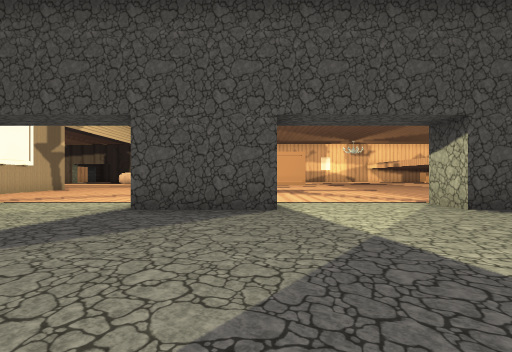
[1] (above)

24 first-person views from a walk through a 3-D level made in the Godot game engine. The camera is 1.3 m above the floor, looks level and sees 85° across. The floor is counted in squares, 2 m on a side. Each view is taken from the middle of a square. On the plan, view 1 faces up. The plan holds only what a view shows up to about 9 squares ahead; the rest is blank. The place goes on beyond the plan. Some surface patterns are stand-ins.

[2]
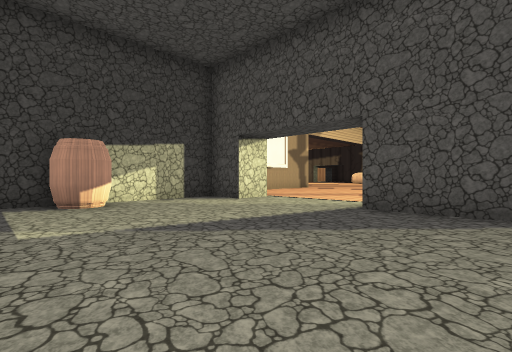

[3]
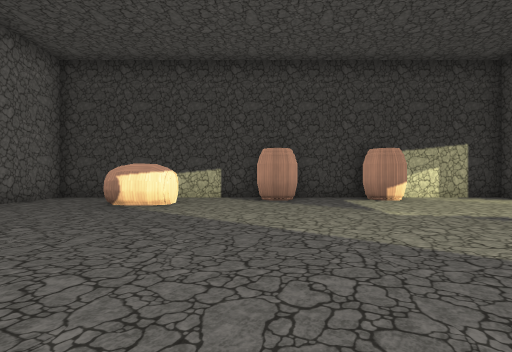

[4]
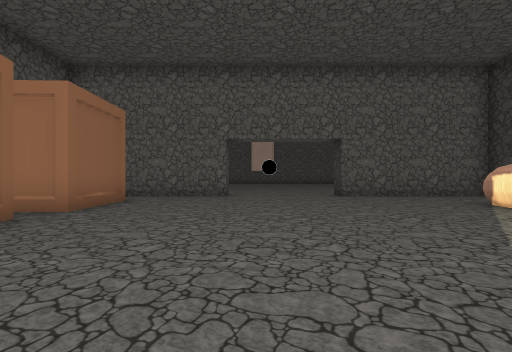

[5]
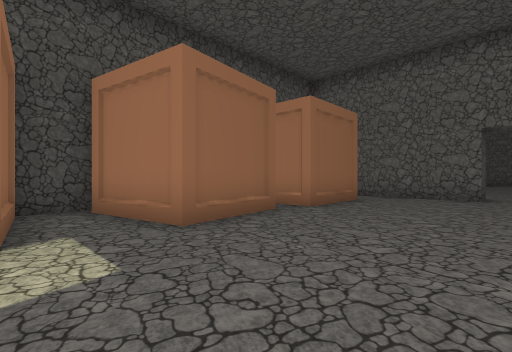

[6]
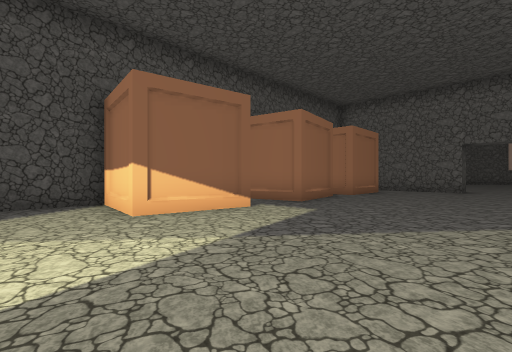

[7]
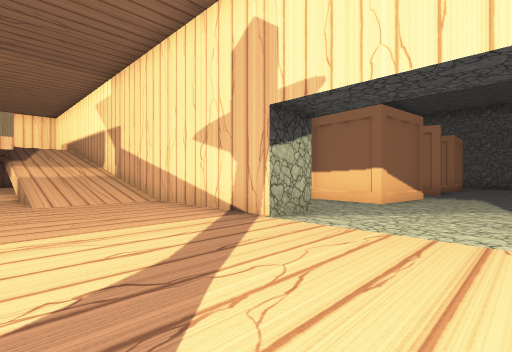

[8]
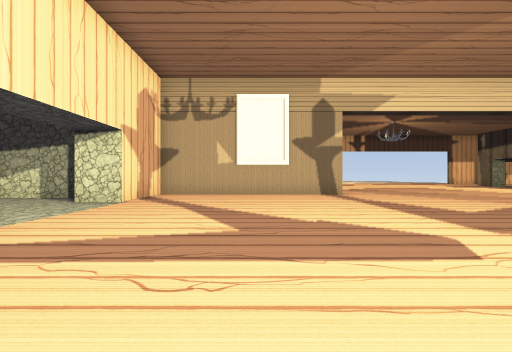

[9]
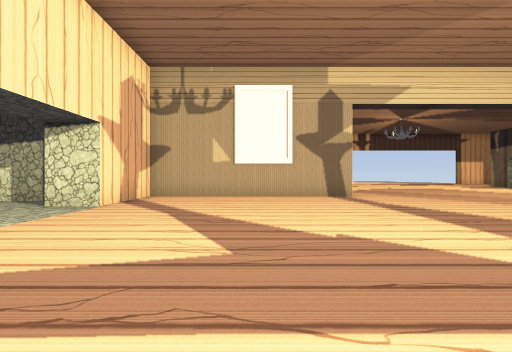

[10]
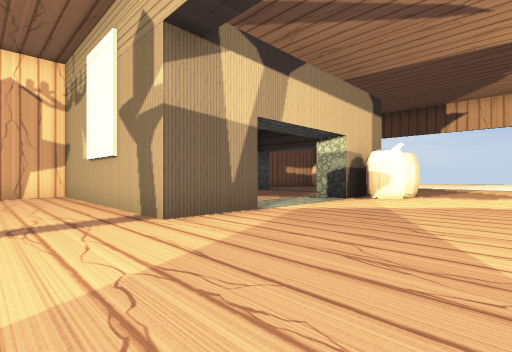

[11]
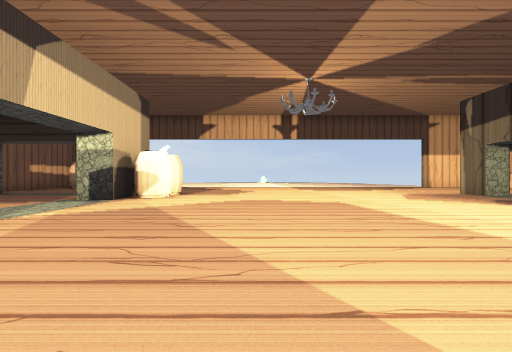

[12]
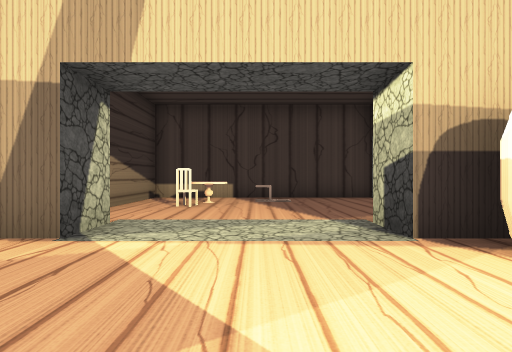

[13]
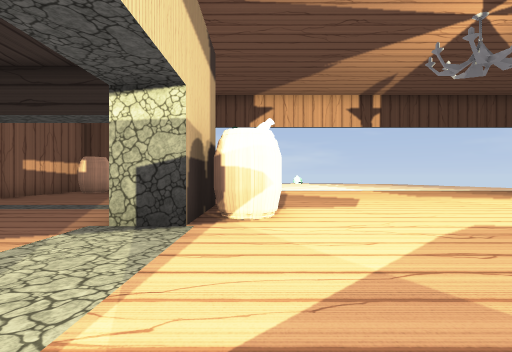

[14]
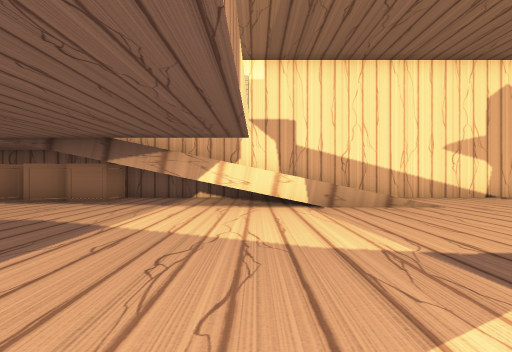

[15]
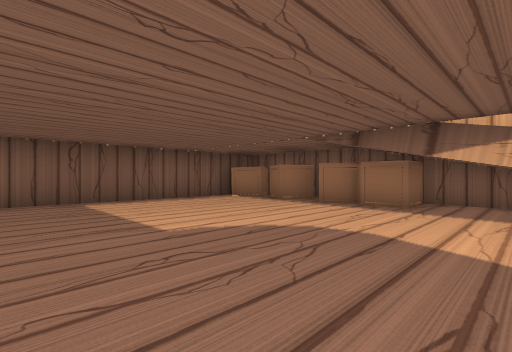

[16]
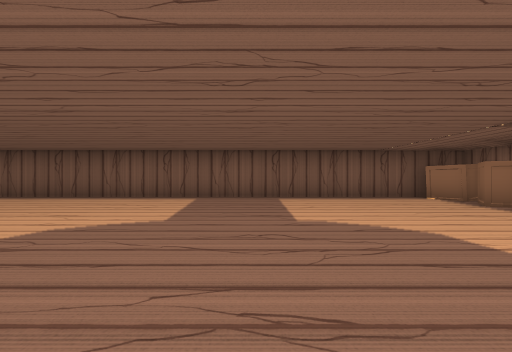

[17]
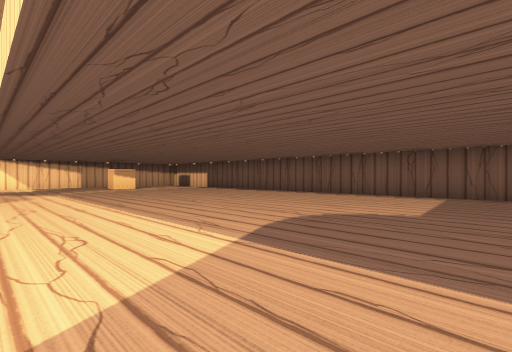

[18]
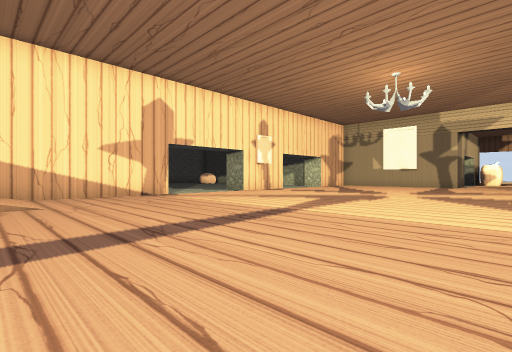

[19]
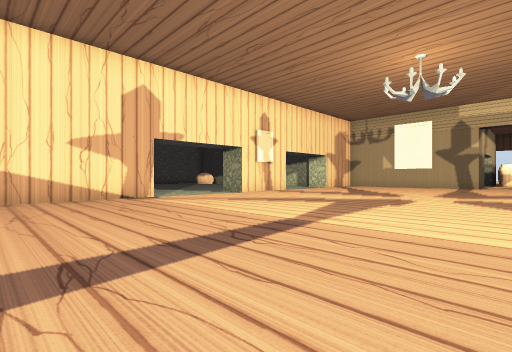

[20]
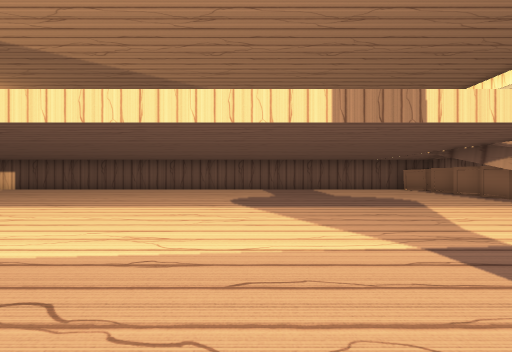

[21]
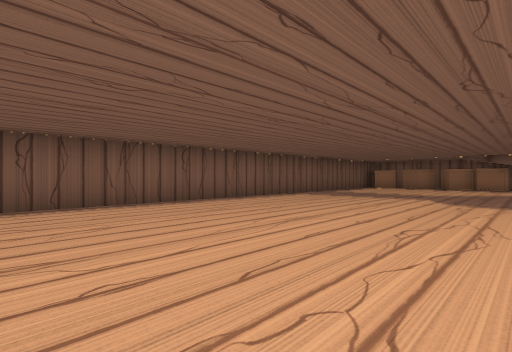

[22]
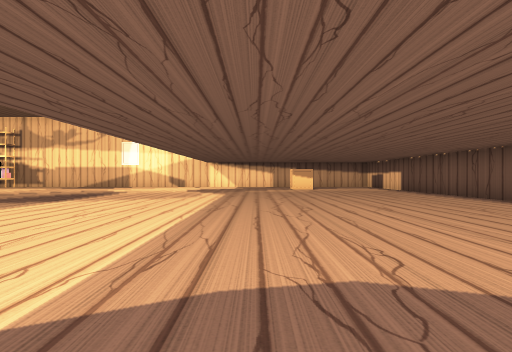

[23]
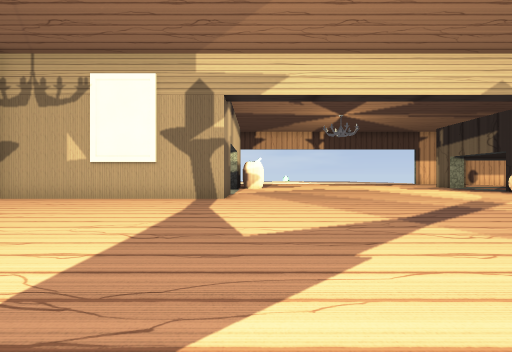

[24]
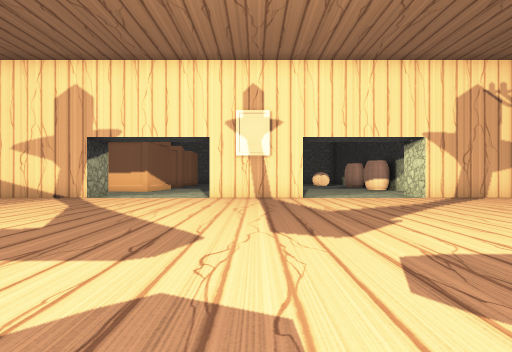

### Floor plan
Key: @ floor where view 1 was taken; # wall or solid block; . floor; / step, stairs or slope; B barrel; L block; C chair; T table; R crate.
Columns run from 19 left of view 1 to 22 right of it. Each row starts with its distance up from view 1.
 23    ....                    ..............#
 22    .....                   ..............#
 21 .. .........               ..............#
 20 .............               .............#
 19 ..............               ............#
 18 ...............               ...........#
 17 ................             ............#
 16 .................  ......................#
 15 .........................................#
 14   BBB....................................#
 13   BBB...LL#..............................#
 12   L L....L#..............................#
 11    ...... #..............................#
 10 ........CL#..............................#
  9 ......CT.L#................./////#.......#
  8 .........L#.................////  .R.RRRR#
  7 ..LLLLLLLL#.................///// .R RR#R
  6 #         ###....###....############  ##
  5            #.............#
  4            #.............#
  3            #...........###
  2            #B..........#
  1            #B..........###
  0            #.......@.....#
 -1            #B..........###
 -2            #B..........#
 -3            #...........#
 -4            #.BB........#
 -5              BB........#
 -6             ...........#
 -7            #............
 -8            ######...####

Positions as (right, up) in squares from view 1, and headings:
1: (0, 0), facing up
2: (0, 0), facing up-left
3: (1, -2), facing left
4: (0, 1), facing down
5: (0, 1), facing down-right
6: (-1, 5), facing down-right
7: (1, 10), facing down-right
8: (1, 10), facing left
9: (0, 10), facing left
10: (-7, 17), facing down-left
11: (-7, 17), facing left
12: (-13, 16), facing down
13: (-11, 14), facing left
14: (12, 15), facing down
15: (14, 14), facing down-right
16: (13, 13), facing right
17: (12, 13), facing up-right
18: (9, 16), facing down-left
19: (8, 15), facing down-left
20: (8, 15), facing right
21: (15, 23), facing down-right
22: (15, 14), facing up
23: (-1, 14), facing left
24: (-1, 15), facing down
